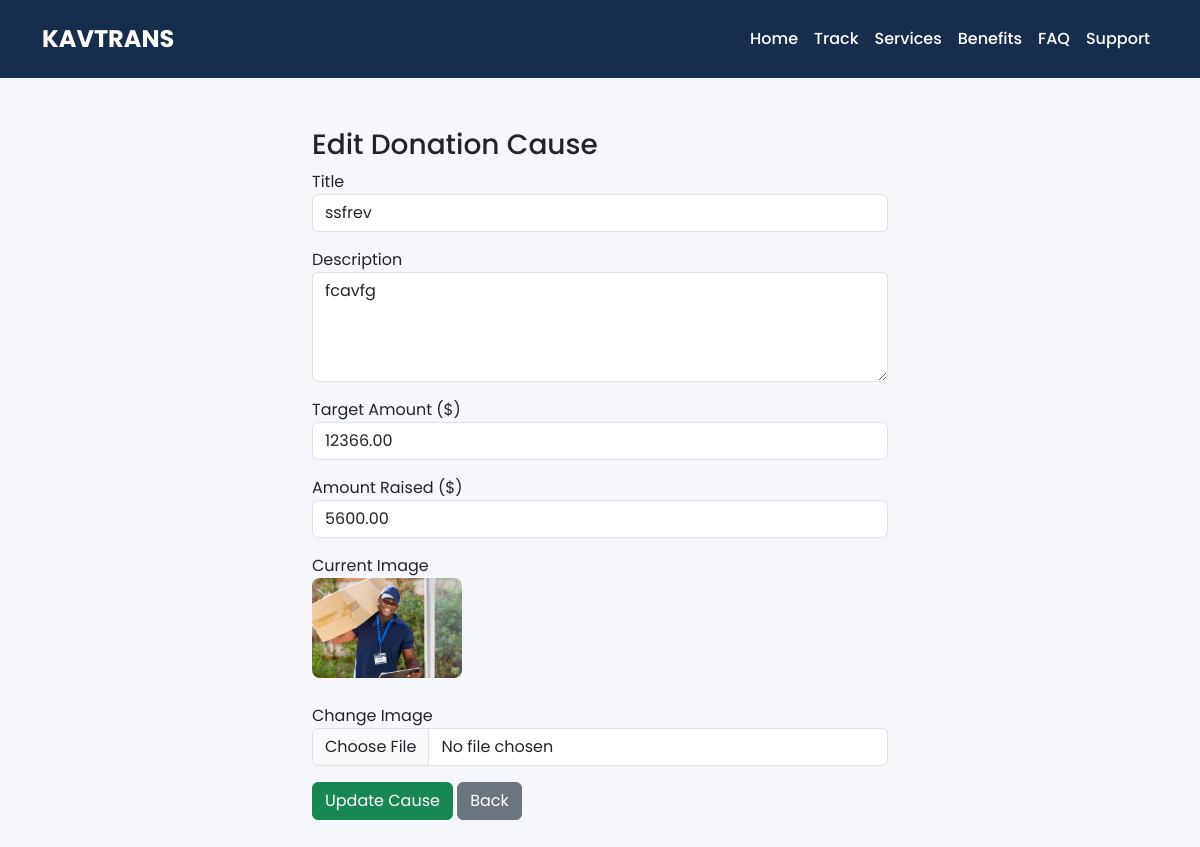
Screenshot of /donation-cause/edit/8/ (signed in) with the database file from the repository.
### core/models.py (models this page shows, shortened)
class DonationCause(models.Model):
    title = models.CharField(max_length=200)
    description = models.TextField()
    image = models.ImageField(upload_to='donations/')
    target_amount = models.DecimalField(max_digits=10, decimal_places=2)
    amount_raised = models.DecimalField(max_digits=10, decimal_places=2, default=0)
    is_active = models.BooleanField(default=True)
    created_at = models.DateTimeField(auto_now_add=True)

### core/views.py (the view, shortened to what this page needs)
# urls.py: path("donation-cause/edit/<int:cause_id>/", views.edit_donation_cause, name="edit_donation_cause"),
@login_required(login_url="admin_login")
def edit_donation_cause(request, cause_id):
    cause = get_object_or_404(DonationCause, id=cause_id)
    return render(request, "dashboard/edit_donation_cause.html", {"cause": cause})

### templates/dashboard/edit_donation_cause.html (shortened to what this page needs)
{% extends "dashboard/dashboard_base.html" %}
{% block content %}
<div class="container" style="max-width:600px; margin:50px auto;">
    <h3>Edit Donation Cause</h3>
    <form method="POST" enctype="multipart/form-data">
        <div class="mb-3">
            <label>Title</label>
            <input type="text" name="title" class="form-control" value="{{ cause.title }}" required>
        </div>
        <div class="mb-3">
            <label>Description</label>
            <textarea name="description" class="form-control" rows="4" required>{{ cause.description }}</textarea>
        </div>
        <div class="mb-3">
            <label>Target Amount ($)</label>
            <input type="number" step="0.01" name="target_amount" class="form-control" value="{{ cause.target_amount }}" required>
        </div>
        <div class="mb-3">
            <label>Amount Raised ($)</label>
            <input type="number" step="0.01" name="amount_raised" class="form-control" value="{{ cause.amount_raised }}">
        </div>
        <div class="mb-3">
            <label>Current Image</label><br>
            {% if cause.image %}
                <img src="{{ cause.image.url }}" style="width:150px; border-radius:8px; margin-bottom:10px;">
            {% else %}
                <p>No image uploaded</p>
            {% endif %}
        </div>
        <div class="mb-3">
            <label>Change Image</label>
            <input type="file" name="image" class="form-control">
        </div>
        <button type="submit" class="btn btn-success">Update Cause</button>
        <a href="{% url 'donation_causes' %}" class="btn btn-secondary">Back</a>
    </form>
</div>
{% endblock %}

### templates/dashboard/dashboard_base.html (style rules this page uses)
:root { --primary:#162e4d; --secondary:#000; --white:#fff; --light:#f5f7fa; }
body { font-family:'Poppins', sans-serif; background:var(--light); margin:0; }

### rows the page displays
DonationCause: title "ssfrev", description "fcavfg", target_amount "12366.00", amount_raised "5600.00", image (picture)
